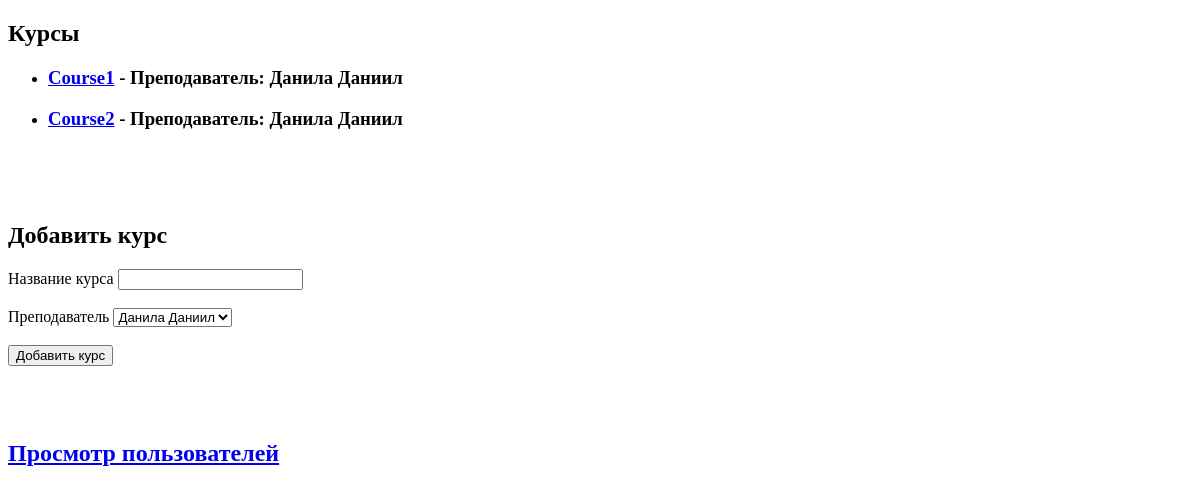
The page / (signed in) on the database as committed earlier.
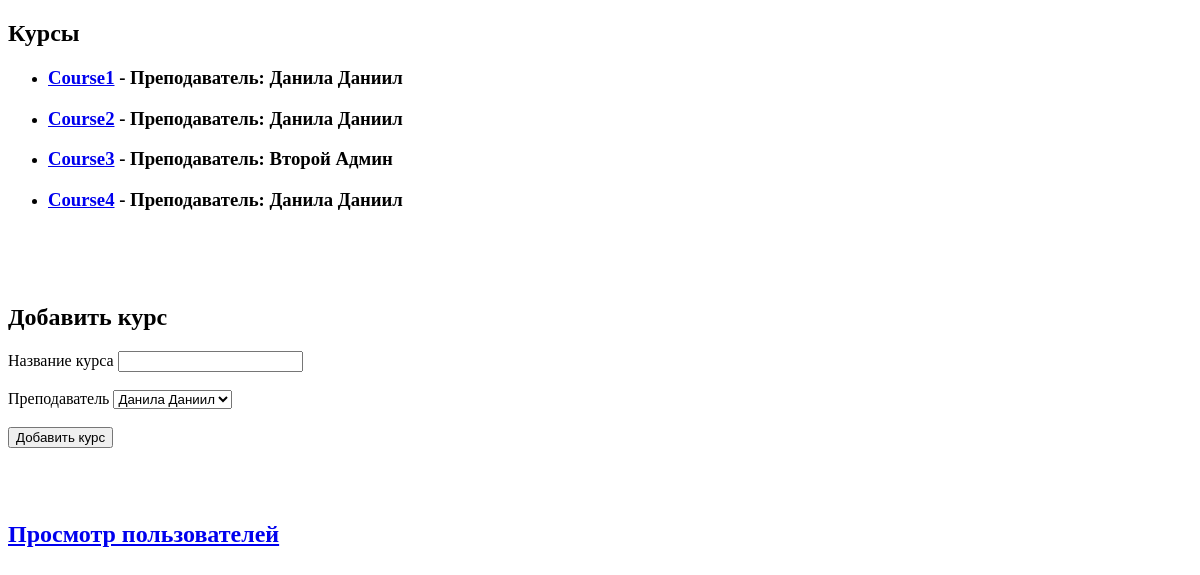
The same page on the database as committed later.
### qrreader/models.py (models this page shows)
class Course(models.Model):
    title = models.CharField(max_length=100, null=True, blank=True)
    id = models.AutoField(primary_key=True)
    teacher = models.ForeignKey(User, on_delete=models.SET_NULL, blank=True, null=True, related_name="course_teached")
    value = models.IntegerField(null=True, blank=True)
    def __str__(self):
        return self.title

### qrreader/views.py (the view)
# urls.py: path('', main),
def main(request):
    courses = Course.objects.all()
    users = User.objects.all()
    if not request.user.is_superuser:
        return redirect('/admin')
    if request.method == "POST":
        title = request.POST["title"]
        teacher = request.POST["teacher"]
        teacher = User.objects.get(username=teacher)
        course = Course.objects.create(title=title, teacher=teacher)
    return render(request, 'main.html', {'courses': courses,
                                         'users': users,
                                         })

### qrreader/templates/main.html (shortened to what this page needs)
<!DOCTYPE html>
<html lang="en">
<head>
</head>
<body>
    <main>
        <div>
            <h2>Курсы</h2>
            <ul>
                {% for course in courses %}
                    <li>
                        <h3>
                            <a href="/{{ course.id }}">{{ course }}</a> - Преподаватель: {{ course.teacher.first_name }} {{ course.teacher.last_name }}
                        </h3>
                    </li>
                {% endfor %}
            </ul>
            <br/><br/><br/>
            <h2>Добавить курс</h2>
            <form method="post">
                <label for="title">Название курса</label>
                    <input id="title" name="title" type="text"><br/><br/>
                <label for="teacher">Преподаватель</label>
                <select id="teacher" name="teacher">
                    {% for user in users %}
                        {% if user.is_superuser %}
                            <option value="{{ user.username }}">{{ user.first_name }} {{ user.last_name }}</option>
                        {% endif %}
                    {% endfor %}
                </select><br/><br/>
                <button type="submit">Добавить курс</button>
            </form>
        </div>
        <br/><br/><br/>
        <a href="/client_list">
            <h2>
                Просмотр пользователей
            </h2>
        </a>
    </main>
</body>
</html>

Rows that differ between the two databases and show on the page:
added Course: title "Course3", teacher.first_name "Второй", teacher.last_name "Админ"
added Course: title "Course4", teacher.first_name "Данила", teacher.last_name "Даниил"
